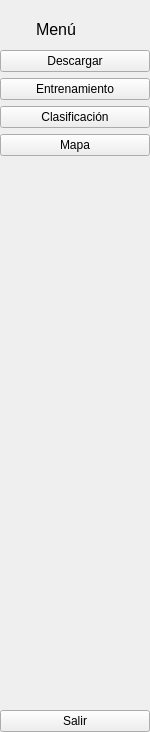
     <widget class="QWidget" name="sidebarExpand" native="true">
      <property name="minimumSize">
       <size>
        <width>150</width>
        <height>732</height>
       </size>
      </property>
      <property name="maximumSize">
       <size>
        <width>150</width>
        <height>16777215</height>
       </size>
      </property>
      <layout class="QVBoxLayout" name="verticalLayout_4">
       <property name="leftMargin">
        <number>0</number>
       </property>
       <property name="topMargin">
        <number>14</number>
       </property>
       <property name="rightMargin">
        <number>0</number>
       </property>
       <property name="bottomMargin">
        <number>0</number>
       </property>
       <item>
        <layout class="QHBoxLayout" name="horizontalLayout">
         <item>
          <widget class="QLabel" name="expandMenuIcon">
           <property name="minimumSize">
            <size>
             <width>30</width>
             <height>30</height>
            </size>
           </property>
           <property name="maximumSize">
            <size>
             <width>30</width>
             <height>30</height>
            </size>
           </property>
           <property name="text">
            <string/>
           </property>
           <property name="pixmap">
            <pixmap resource="resource.qrc">:/icons/icons/recipe-book.png</pixmap>
           </property>
           <property name="scaledContents">
            <bool>true</bool>
           </property>
          </widget>
         </item>
         <item>
          <widget class="QLabel" name="expandMenuLabel">
           <property name="font">
            <font>
             <pointsize>12</pointsize>
            </font>
           </property>
           <property name="text">
            <string>Menú</string>
           </property>
          </widget>
         </item>
        </layout>
       </item>
       <item>
        <layout class="QVBoxLayout" name="verticalLayout_2">
         <item>
          <widget class="QPushButton" name="btnExpandDescargar">
           <property name="styleSheet">
            <string notr="true"/>
           </property>
           <property name="text">
            <string>Descargar</string>
           </property>
           <property name="icon">
            <iconset resource="resource.qrc">
             <normaloff>:/icons/icons/downloading.png</normaloff>:/icons/icons/downloading.png</iconset>
           </property>
           <property name="checkable">
            <bool>true</bool>
           </property>
           <property name="autoExclusive">
            <bool>true</bool>
           </property>
          </widget>
         </item>
         <item>
          <widget class="QPushButton" name="btnExpandEntrenamiento">
           <property name="text">
            <string>Entrenamiento</string>
           </property>
           <property name="icon">
            <iconset resource="resource.qrc">
             <normaloff>:/icons/icons/folder.png</normaloff>:/icons/icons/folder.png</iconset>
           </property>
           <property name="checkable">
            <bool>true</bool>
           </property>
           <property name="autoExclusive">
            <bool>true</bool>
           </property>
          </widget>
         </item>
         <item>
          <widget class="QPushButton" name="btnExpandClasificacion">
           <property name="text">
            <string>Clasificación</string>
           </property>
           <property name="icon">
            <iconset resource="resource.qrc">
             <normaloff>:/icons/icons/data-classification.png</normaloff>:/icons/icons/data-classification.png</iconset>
           </property>
           <property name="checkable">
            <bool>true</bool>
           </property>
           <property name="autoExclusive">
            <bool>true</bool>
           </property>
          </widget>
         </item>
         <item>
          <widget class="QPushButton" name="btnExpandMapa">
           <property name="text">
            <string>Mapa</string>
           </property>
           <property name="icon">
            <iconset resource="resource.qrc">
             <normaloff>:/icons/icons/pin.png</normaloff>:/icons/icons/pin.png</iconset>
           </property>
           <property name="checkable">
            <bool>true</bool>
           </property>
           <property name="autoExclusive">
            <bool>true</bool>
           </property>
          </widget>
         </item>
        </layout>
       </item>
       <item>
        <spacer name="verticalSpacer_2">
         <property name="orientation">
          <enum>Qt::Vertical</enum>
         </property>
         <property name="sizeHint" stdset="0">
          <size>
           <width>20</width>
           <height>516</height>
          </size>
         </property>
        </spacer>
       </item>
       <item>
        <widget class="QPushButton" name="btnExpandSalir">
         <property name="text">
          <string>Salir</string>
         </property>
         <property name="icon">
          <iconset resource="resource.qrc">
           <normaloff>:/icons/icons/exit.png</normaloff>:/icons/icons/exit.png</iconset>
         </property>
         <property name="checkable">
          <bool>true</bool>
         </property>
         <property name="autoExclusive">
          <bool>true</bool>
         </property>
        </widget>
       </item>
      </layout>
     </widget>
